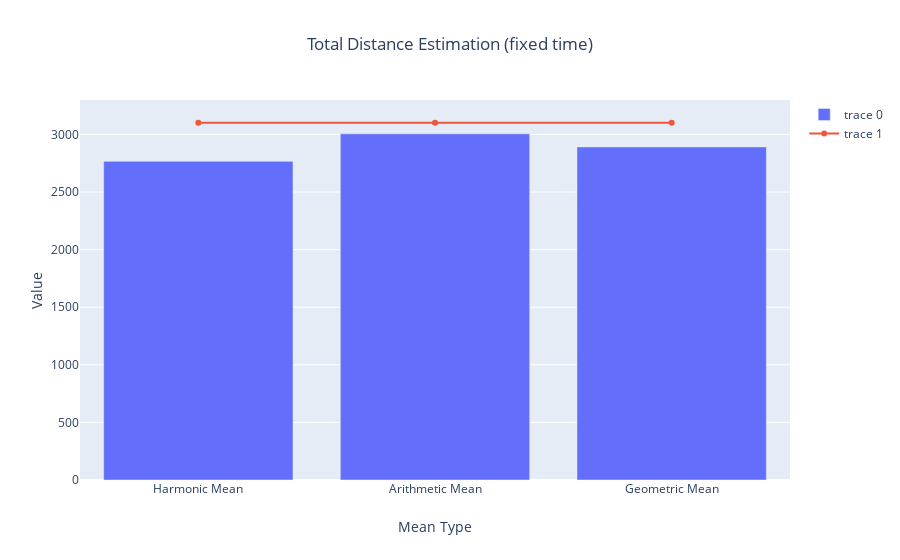

Notebook code cell kept with this figure:
### Code cell
x_axis = ['Harmonic Mean','Arithmetic Mean','Geometric Mean']

layout = go.Layout(title={'text':'Total Distance Estimation (fixed time)','x':0.5},xaxis_title='Mean Type', yaxis_title='Value')

iplot(go.Figure(data=[go.Bar(x=x_axis,y=[(harmonic_mean_v*t_i).sum(),(arithmetic_mean_v*t_i).sum() , (geometric_mean_v*t_i).sum()]),
                      go.Scatter(x=x_axis,y=[x_i.sum()]*3)],
               layout=layout))

### Figure 1 — Plotly figure (JSON) as saved in the notebook; plotly's stock layout.template omitted (floating-point values rounded to 4 significant figures)
{"data": [{"type": "bar", "x": ["Harmonic Mean", "Arithmetic Mean", "Geometric Mean"], "y": [2767.0, 3005.0, 2892.0]}, {"type": "scatter", "x": ["Harmonic Mean", "Arithmetic Mean", "Geometric Mean"], "y": [3102.0, 3102.0, 3102.0]}], "layout": {"autosize": true, "title": {"text": "Total Distance Estimation (fixed time)", "x": 0.5}, "xaxis": {"autorange": true, "range": [-0.5, 2.5], "title": {"text": "Mean Type"}, "type": "category"}, "yaxis": {"autorange": true, "range": [0, 3313.0], "title": {"text": "Value"}, "type": "linear"}}}
